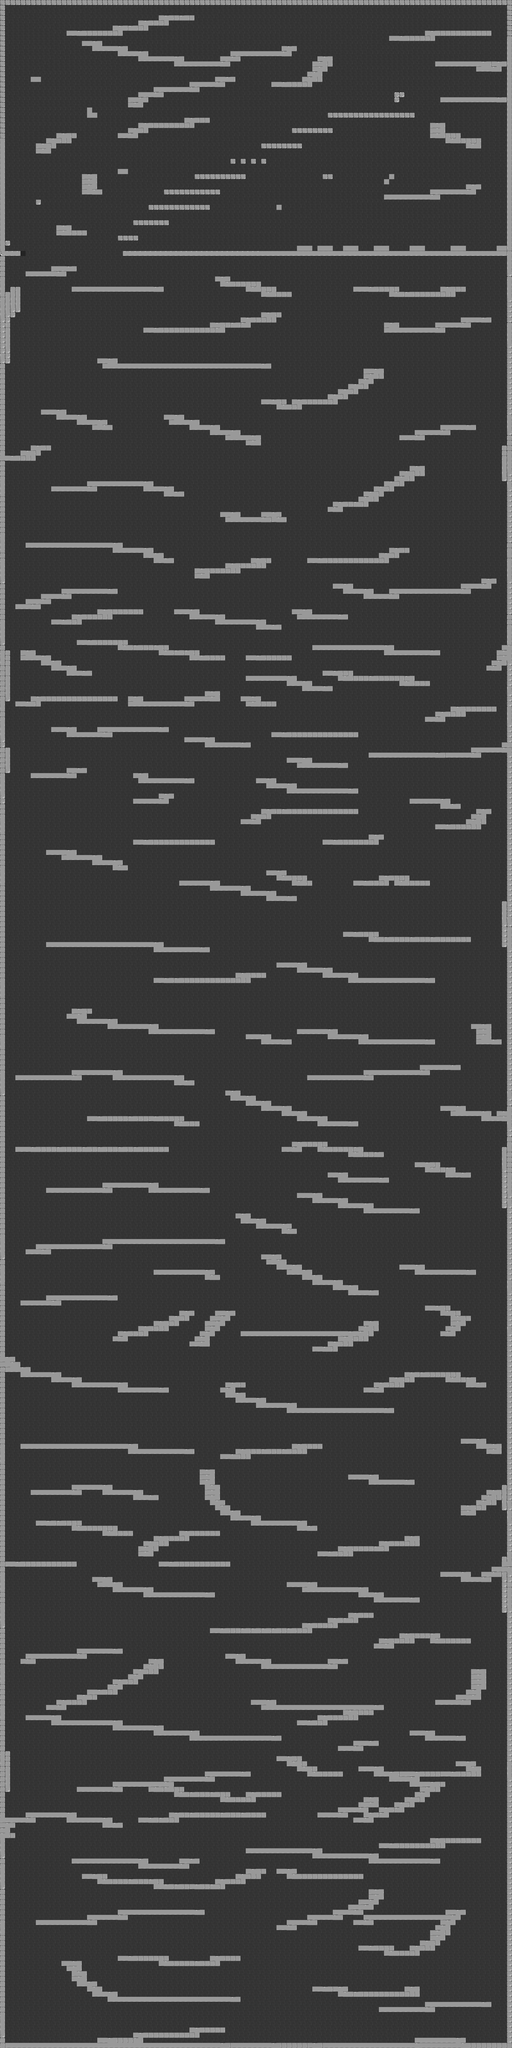

A level layout from a 2D game, rendered from its tile map. Below: a short description, then the map file with tile-grid data replaced by summaries:
An orthogonal 100x400 tile map with 32x32 px tiles, 2 tile layers (BG, solid), 7 tilesets and 69 objects (61x solaris, 6x monstru, end, player).

<map version="1.0" orientation="orthogonal" width="100" height="400" tilewidth="32" tileheight="32" backgroundcolor="#b8b8b8">
 <properties>
  <property name="gravity" value="2" />
  <property name="speed" value="2" />
 </properties>
 <tileset firstgid="1" name="stone" tilewidth="32" tileheight="32">
  <properties>
   <property name="solid" value="" />
  </properties>
  <image source="stone.png" width="192" height="160" />
 </tileset>
 <tileset firstgid="31" name="pipe" tilewidth="32" tileheight="32">
  <properties>
   <property name="spike" value="" />
  </properties>
  <image source="pipe.png" width="128" height="128" />
 </tileset>
 <tileset firstgid="47" name="stone_darker" tilewidth="32" tileheight="32">
  <properties>
   <property name="solid" value="" />
  </properties>
  <image source="stone_darker.png" width="192" height="160" />
 </tileset>
 <tileset firstgid="77" name="decorations" tilewidth="32" tileheight="32">
  <properties>
   <property name="solid" value="" />
  </properties>
  <image source="decorations.png" width="256" height="256" />
 </tileset>
 <tileset firstgid="141" name="small_dark_tile" tilewidth="32" tileheight="32">
  <image source="small_dark_tile.png" width="64" height="64" />
 </tileset>
 <tileset firstgid="145" name="stone darker" tilewidth="32" tileheight="32">
  <image source="stone_darker.png" width="192" height="160" />
 </tileset>
 <tileset firstgid="175" name="stone textured" tilewidth="32" tileheight="32">
  <image source="stone_textured.png" width="192" height="160" />
 </tileset>
 <layer name="BG" width="100" height="400">
  <data>[40000 cells, 40000 non-empty, 7 distinct tile ids]</data>
 </layer>
 <layer name="solid" width="100" height="400">
  <data>[40000 cells, 5118 non-empty, 14 distinct tile ids]</data>
 </layer>
 <objectgroup color="#c80003" name="entitati" width="100" height="400">
  <object name="monstru" x="649" y="1496" width="54" height="51" />
  <object name="solaris" x="2133" y="1439" width="73" height="83" />
  <object name="end" x="2783" y="12685" width="381" height="72" />
  <object name="monstru" x="1773" y="1494" width="29" height="32" />
  <object name="monstru" x="2540" y="636" width="57" height="52" />
  <object name="player" x="2164" y="592" width="66" height="70" />
  <object name="monstru" x="60" y="1400" width="57" height="52" />
  <object name="monstru" x="1820" y="840" width="57" height="52" />
  <object name="monstru" x="1394" y="1412" width="57" height="52" />
  <object name="solaris" x="550" y="556" width="76" height="60" />
  <object name="solaris" x="200" y="376" width="76" height="60" />
  <object name="solaris" x="1710" y="1198" width="76" height="60" />
  <object name="solaris" x="638" y="3115" width="76" height="60" />
  <object name="solaris" x="2835" y="2494" width="76" height="60" />
  <object name="solaris" x="1429" y="2615" width="76" height="60" />
  <object name="solaris" x="423" y="2449" width="76" height="60" />
  <object name="solaris" x="92" y="2709" width="76" height="60" />
  <object name="solaris" x="2726" y="3033" width="76" height="60" />
  <object name="solaris" x="1541" y="3755" width="76" height="60" />
  <object name="solaris" x="2947" y="3633" width="76" height="60" />
  <object name="solaris" x="204" y="3849" width="76" height="60" />
  <object name="solaris" x="2838" y="4173" width="76" height="60" />
  <object name="solaris" x="535" y="3588" width="76" height="60" />
  <object name="solaris" x="750" y="4255" width="76" height="60" />
  <object name="solaris" x="850" y="5449" width="76" height="60" />
  <object name="solaris" x="304" y="5042" width="76" height="60" />
  <object name="solaris" x="3047" y="4827" width="76" height="60" />
  <object name="solaris" x="1641" y="4949" width="76" height="60" />
  <object name="solaris" x="635" y="4782" width="76" height="60" />
  <object name="solaris" x="2938" y="5367" width="76" height="60" />
  <object name="solaris" x="601" y="6430" width="76" height="60" />
  <object name="solaris" x="56" y="6024" width="76" height="60" />
  <object name="solaris" x="2798" y="5809" width="76" height="60" />
  <object name="solaris" x="1392" y="5930" width="76" height="60" />
  <object name="solaris" x="386" y="5764" width="76" height="60" />
  <object name="solaris" x="2689" y="6349" width="76" height="60" />
  <object name="solaris" x="744" y="7494" width="76" height="60" />
  <object name="solaris" x="150" y="7088" width="76" height="60" />
  <object name="solaris" x="2959" y="6858" width="76" height="60" />
  <object name="solaris" x="1486" y="6994" width="76" height="60" />
  <object name="solaris" x="480" y="6827" width="76" height="60" />
  <object name="solaris" x="2783" y="7412" width="76" height="60" />
  <object name="solaris" x="204" y="8218" width="76" height="60" />
  <object name="solaris" x="3013" y="7988" width="76" height="60" />
  <object name="solaris" x="1541" y="8124" width="76" height="60" />
  <object name="solaris" x="2913" y="8533" width="76" height="60" />
  <object name="solaris" x="535" y="7958" width="76" height="60" />
  <object name="solaris" x="1541" y="8124" width="76" height="60" />
  <object name="solaris" x="204" y="8218" width="76" height="60" />
  <object name="solaris" x="3013" y="7988" width="76" height="60" />
  <object name="solaris" x="2913" y="8533" width="76" height="60" />
  <object name="solaris" x="1535" y="9694" width="76" height="60" />
  <object name="solaris" x="1629" y="9373" width="76" height="60" />
  <object name="solaris" x="292" y="9467" width="76" height="60" />
  <object name="solaris" x="3101" y="9236" width="76" height="60" />
  <object name="solaris" x="3001" y="9782" width="76" height="60" />
  <object name="solaris" x="623" y="9206" width="76" height="60" />
  <object name="solaris" x="1529" y="10391" width="76" height="60" />
  <object name="solaris" x="1435" y="10712" width="76" height="60" />
  <object name="solaris" x="523" y="10224" width="76" height="60" />
  <object name="solaris" x="3001" y="10255" width="76" height="60" />
  <object name="solaris" x="2901" y="10800" width="76" height="60" />
  <object name="solaris" x="192" y="10485" width="76" height="60" />
  <object name="solaris" x="2989" y="11215" width="76" height="60" />
  <object name="solaris" x="1765" y="11312" width="131" height="96" />
  <object name="solaris" x="1385" y="11623" width="76" height="60" />
  <object name="solaris" x="180" y="11446" width="76" height="60" />
  <object name="solaris" x="562" y="11252" width="76" height="60" />
  <object name="solaris" x="2889" y="11761" width="76" height="60" />
 </objectgroup>
</map>
